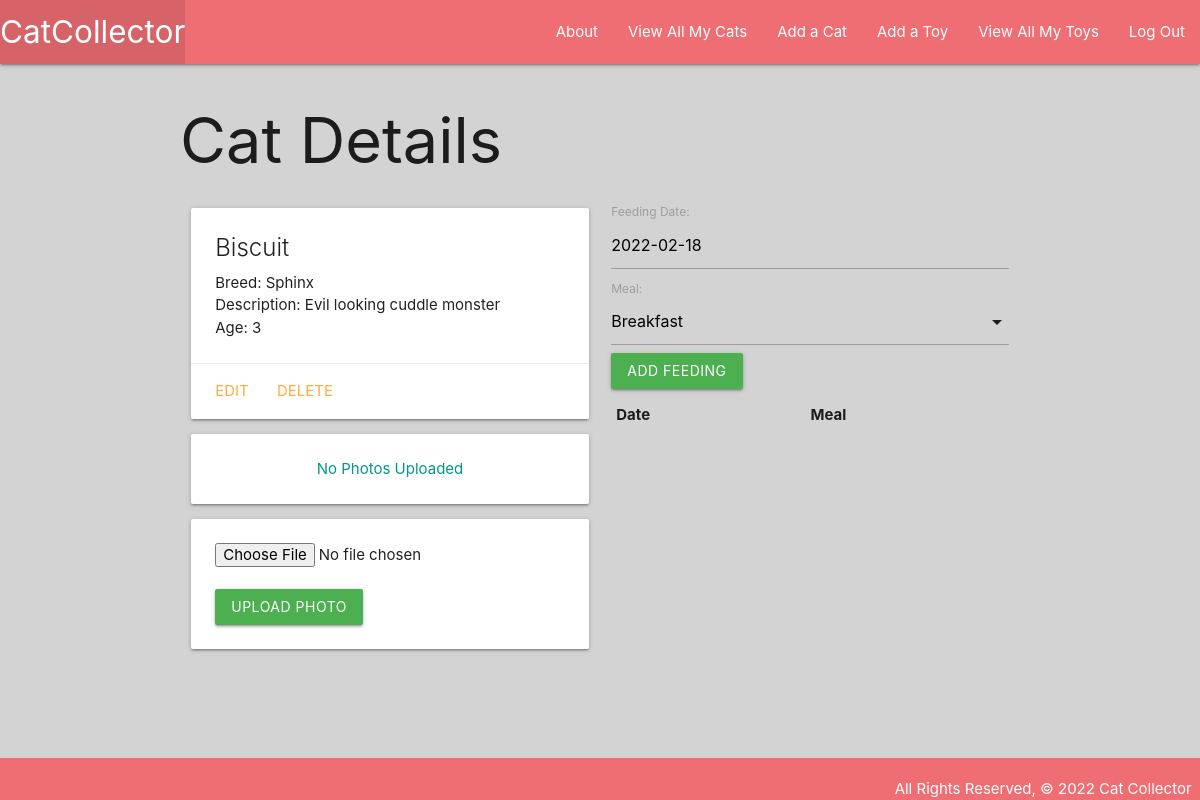
The app's page /cats/1/ (signed in), older data.
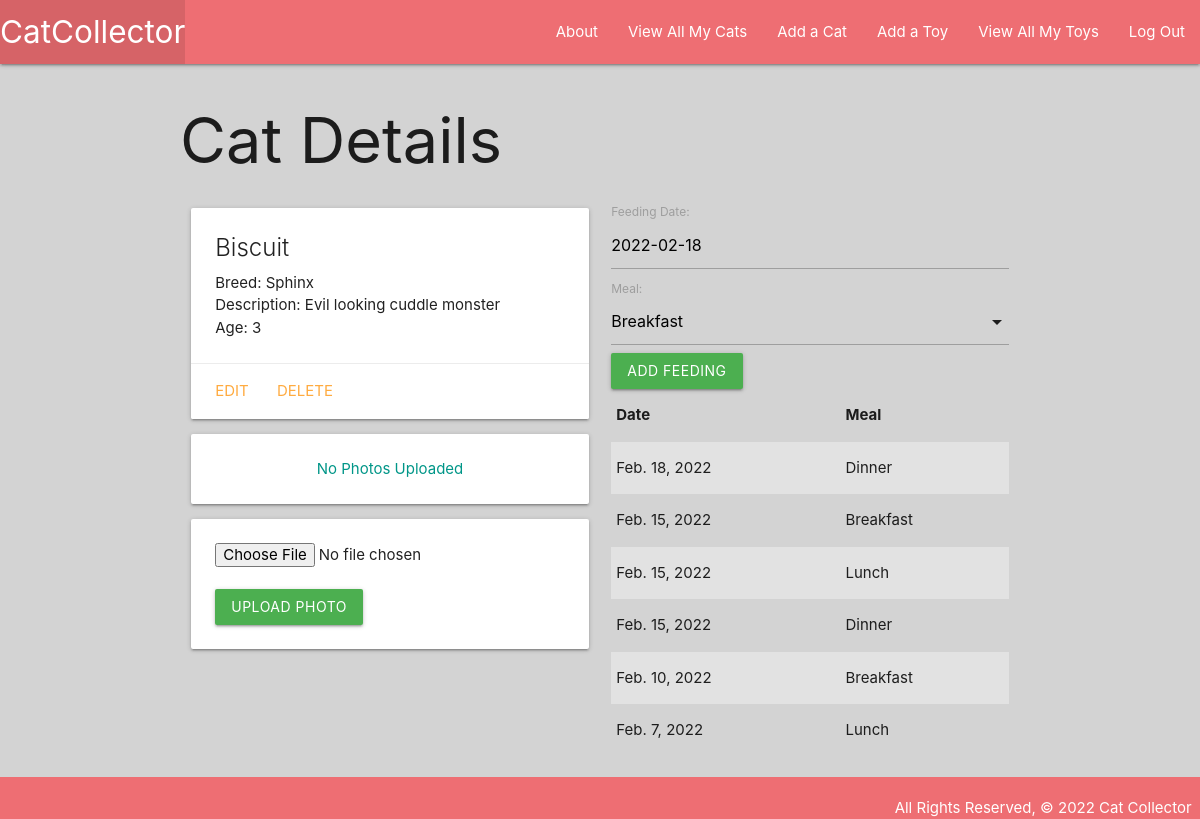
The same page, newer data.
### main_app/models.py (models this page shows, shortened)
class Cat(models.Model):
    name = models.CharField(max_length=100)
    breed = models.CharField(max_length=100)
    description = models.TextField(max_length=250)
    age = models.IntegerField()
    toys = models.ManyToManyField(Toy)
    user = models.ForeignKey(User, on_delete=models.CASCADE)

class Feeding(models.Model):
  date = models.DateField('Feeding Date')
  meal = models.CharField(
    max_length=1,
	 choices=MEALS,
	 default=MEALS[0][0]
  )
  cat = models.ForeignKey(Cat, on_delete=models.CASCADE)
  class Meta:
    ordering = ['-date']

### main_app/views.py (the view)
# urls.py: path('cats/<int:cat_id>/', views.cats_detail, name='detail'),
@login_required
def cats_detail(request, cat_id):
  cat = Cat.objects.get(id=cat_id)
  if cat.user_id != request.user.id:
      return redirect('index')
  feeding_form = FeedingForm()
  return render(request, 'cats/detail.html', {
    'cat': cat, 'feeding_form': feeding_form
  })

### main_app/forms.py
class FeedingForm(ModelForm):
  class Meta:
    model = Feeding
    fields = ['date', 'meal']

### main_app/templates/cats/detail.html (shortened to what this page needs)
{% extends 'base.html' %} {% block content %}
<h1>Cat Details</h1>
<div class="row">
    <div class="col s6">
        <div class="card">
            <div class="card-content">
                <span class="card-title">{{ cat.name }}</span>
                <p>Breed: {{ cat.breed }}</p>
                <p>Description: {{ cat.description }}</p>
                {% if cat.age > 0 %}
                <p>Age: {{ cat.age }}</p>
                {% else %}
                <p>Age: Kitten</p>
                {% endif %}
            </div>
            <div class="card-action">
                <a href="{% url 'cats_update' cat.id %}">Edit</a>
                <a href="{% url 'cats_delete' cat.id %}">Delete</a>
            </div>
        </div>
        {% for photo in cat.photo_set.all %}
        <img src="{{ photo.url }}" alt="{{ cat.name }}" class="responsive-img card-panel">
        {% empty %}
        <div class="card-panel teal-text center-align">No Photos Uploaded</div>
        {% endfor %}
        <form action="{% url 'add_photo' cat.id %}" method="POST" enctype="multipart/form-data" class="card-panel">
            <input type="file" name="photo-file">
            <br>
            <br>
            <input type="submit" value="Upload Photo" class="btn green">
        </form>
    </div>
    <div class="col s6">
        <form action="{% url 'add_feeding' cat.id %}" method="post">
            {% csrf_token %} {{ feeding_form.as_p }}
            <input type="submit" class="btn green" value="Add Feeding" />
        </form>
        <table class="striped">
            <thead>
                <tr>
                    <th>Date</th>
                    <th>Meal</th>
                </tr>
            </thead>
            <tbody>
                {% for feeding in cat.feeding_set.all %}
                <tr>
                    <td>{{feeding.date}}</td>
                    <td>{{feeding.get_meal_display}}</td>
                </tr>
                {% endfor %}
            </tbody>
        </table>
    </div>
</div>
{% endblock %}

### main_app/templates/base.html (shortened to what this page needs)
{% load static %}
<!DOCTYPE html>
<html lang="en">
<head>
    <link rel="stylesheet" href="https://cdnjs.cloudflare.com/ajax/libs/materialize/1.0.0/css/materialize.min.css" />
    <link rel="stylesheet" href="{% static 'css/style.css' %}" />
</head>
<body>
    <header class="navbar-fixed">
        <nav>
            <div class="nav-wrapper">
                <ul>
                    <li>
                        <a href="/" class="left brand-logo"> CatCollector</a>
                    </li>
                </ul>
                <ul class="right">
                    <li><a href="{% url 'about' %}">About</a></li>
                    {% if user.is_authenticated %}
                    <li><a href="{%url 'index' %}">View All My Cats</a></li>
                    <li><a href="{%url 'cats_create' %}">Add a Cat</a></li>
                    <li><a href="{% url 'toys_create' %}">Add a Toy</a></li>
                    <li><a href="{% url 'toys_index' %}">View All My Toys</a></li>
                    <li><a href="{% url 'logout' %}">Log Out</a></li>
                    {% else %}
                    <li><a href="{% url 'login' %}">Log In</a></li>
                    <li><a href="{% url 'signup' %}">Sign Up</a></li>
                    {% endif %}
                </ul>
            </div>
        </nav>
    </header>
    <main class="container">{% block content %} {% endblock %}</main>
    <footer class="page-footer">
        <div class="right">
            All Rights Reserved, &copy; 2022 Cat Collector &nbsp;
        </div>
    </footer>
</body>
</html>

### main_app/static/css/style.css (style rules this page uses)
* { box-sizing: border-box; margin: 0; }
body { background-color: lightgray; display: flex; min-height: 100vh; flex-direction: column; }
main { flex-grow: 1; }
footer { padding-top: 0; text-align: right; }

Row changes from the older to the newer data that the page shows:
added Feeding: date "Feb. 18, 2022", meal "Dinner"
added Feeding: date "Feb. 15, 2022", meal "Breakfast"
added Feeding: date "Feb. 15, 2022", meal "Lunch"
added Feeding: date "Feb. 15, 2022", meal "Dinner"
added Feeding: date "Feb. 10, 2022", meal "Breakfast"
added Feeding: date "Feb. 7, 2022", meal "Lunch"
